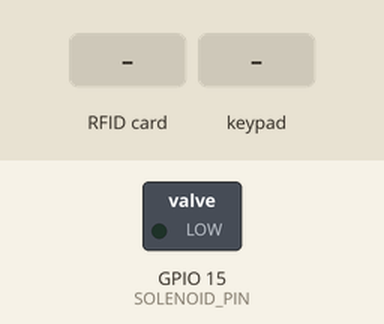
This sketch was run on a simulated ESP32. Parts: switched loads named in the sketch (green lamp = pin HIGH). The test bench sets the inputs (shaded band). WiFi joins after 1.5 s; servers stay silent unless stated; uploads are accepted with an empty reply; what the sketch prints to the serial monitor is not drawn.

Above: at 2.7 s.
2.8 s: RFID card 5E 7A 19 C4 held to the reader
At 3.6 s:
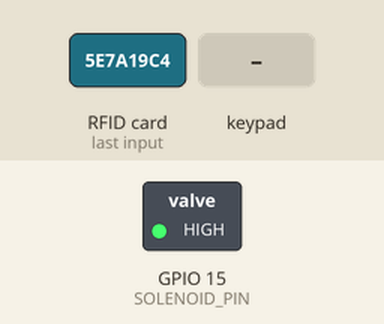
11.1 s: key 'A' pressed
At 12.2 s:
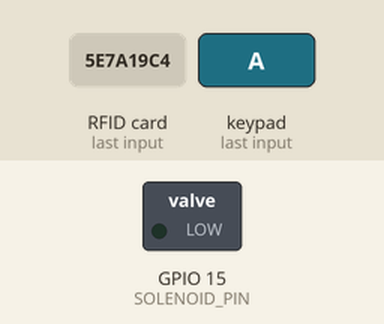
Timing chart, 0 to 14.1 s (numbered marks = the images above; inputs shaded):
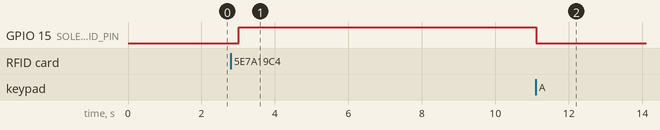

The sketch:

Rfid.ino
```cpp
#include <SPI.h>
#include <MFRC522.h>
#include <WiFi.h>
#include <HTTPClient.h>
#include <Keypad.h>

// RFID Pin configuration
#define SS_PIN 5
#define RST_PIN 4
MFRC522 mfrc522(SS_PIN, RST_PIN);

// Solenoid Pin
#define SOLENOID_PIN 15

// WiFi credentials
const char* ssid = "praktekan104";
const char* password = "tidakpakai";

// Server endpoints
const char* rfidServer = "https://projek-akhir-eosin.vercel.app/rfid";
const char* pinServer = "https://projek-akhir-eosin.vercel.app/pin_access";

// Keypad configuration
const byte ROW_NUM = 4;
const byte COLUMN_NUM = 4;
char keys[ROW_NUM][COLUMN_NUM] = {
  {'1', '2', '3', 'A'},
  {'4', '5', '6', 'B'},
  {'7', '8', '9', 'C'},
  {'*', '0', '#', 'D'}
};
byte pin_rows[ROW_NUM] = {13, 12, 14, 27};
byte pin_column[COLUMN_NUM] = {26, 25, 33, 32};
Keypad keypad = Keypad(makeKeymap(keys), pin_rows, pin_column, ROW_NUM, COLUMN_NUM);

// Entered PIN
String enteredPIN = "";
bool lockerOccupied = false; // State of the locker

void setup() {
  Serial.begin(115200);
  SPI.begin();
  mfrc522.PCD_Init();
  pinMode(SOLENOID_PIN, OUTPUT);
  digitalWrite(SOLENOID_PIN, LOW);

  // WiFi setup
  WiFi.begin(ssid, password);
  while (WiFi.status() != WL_CONNECTED) {
    delay(500);
    Serial.print(".");
  }
  Serial.println("\nConnected to WiFi");
  Serial.println("Ready for RFID or PIN input.");
}

void loop() {
  char key = keypad.getKey();
  if (key) {
    handleKeypadInput(key);
  }

  if (mfrc522.PICC_IsNewCardPresent() && mfrc522.PICC_ReadCardSerial()) {
    handleRFID();
  }
}

// Handle keypad input
void handleKeypadInput(char key) {
  if (key == '#') {
    submitPIN();
  } else if (key == '*') {
    enteredPIN = "";
    Serial.println("PIN cleared.");
  } else if (key == 'A') { // 'A' key acts as the release button
    handleReleaseButton();
  } else if (key >= '0' && key <= '9') {
    enteredPIN += key;
    Serial.println("Entered PIN: " + enteredPIN);
  }
}

// Submit PIN to server
void submitPIN() {
  if (enteredPIN.length() == 6) {
    Serial.println("Submitting PIN to server...");
    if (WiFi.status() == WL_CONNECTED) {
      HTTPClient http;
      http.begin(pinServer);
      http.addHeader("Content-Type", "application/x-www-form-urlencoded");

      String postData = "pin=" + enteredPIN;
      int httpResponseCode = http.POST(postData);

      if (httpResponseCode == 200) {
        String response = http.getString();
        Serial.println("Server Response: " + response);
        if (!lockerOccupied) {
          openLocker();
        } else {
          Serial.println("Locker already in use.");
        }
      } else {
        Serial.println("Access denied or server error.");
      }
      http.end();
    } else {
      Serial.println("WiFi not connected.");
    }
    enteredPIN = "";
  } else {
    Serial.println("Incomplete PIN entry.");
  }
}

// Handle RFID input
void handleRFID() {
  String rfidTag = "";
  for (byte i = 0; i < mfrc522.uid.size; i++) {
    rfidTag += String(mfrc522.uid.uidByte[i], HEX);
  }
  Serial.println("RFID Tag: " + rfidTag);

  if (WiFi.status() == WL_CONNECTED) {
    HTTPClient http;
    http.begin(rfidServer);
    http.addHeader("Content-Type", "application/x-www-form-urlencoded");

    String postData = "rfid=" + rfidTag;
    int httpResponseCode = http.POST(postData);

    if (httpResponseCode == 200) {
      String response = http.getString();
      Serial.println("Server Response: " + response);
      if (!lockerOccupied) {
        openLocker();
      } else {
        Serial.println("Locker already in use.");
      }
    } else {
      Serial.println("Access denied or server error.");
    }
    http.end();
  } else {
    Serial.println("WiFi not connected.");
  }
}

// Open locker
void openLocker() {
  lockerOccupied = true;
  digitalWrite(SOLENOID_PIN, HIGH);
  Serial.println("Locker opened. Solenoid ON.");
}

// Handle release action
void handleReleaseButton() {
  if (lockerOccupied) {
    lockerOccupied = false;
    digitalWrite(SOLENOID_PIN, LOW);
    Serial.println("Locker closed. Solenoid OFF.");
  } else {
    Serial.println("Locker is already closed.");
  }
}
```

Measured:
- after the input at 2.8 s, GPIO 15 (SOLENOID_PIN): LOW → HIGH after 0.21 s
- after the input at 11.1 s, GPIO 15 (SOLENOID_PIN): HIGH → LOW at once
